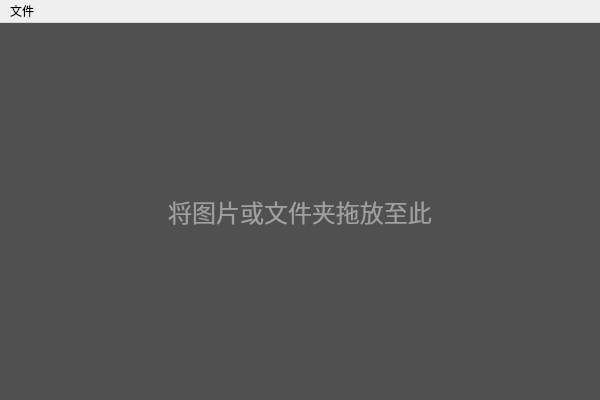
<?xml version="1.0" encoding="UTF-8"?>
<ui version="4.0">
 <class>ComicCutterClass</class>
 <widget class="QMainWindow" name="ComicCutterClass">
  <property name="geometry">
   <rect>
    <x>0</x>
    <y>0</y>
    <width>600</width>
    <height>400</height>
   </rect>
  </property>
  <property name="windowTitle">
   <string>ComicCutter</string>
  </property>
  <widget class="QWidget" name="centralWidget">
   <property name="styleSheet">
    <string notr="true">background: rgb(80, 80, 80);</string>
   </property>
   <layout class="QVBoxLayout" name="verticalLayout">
    <item>
     <widget class="QLabel" name="hintLabel">
      <property name="font">
       <font>
        <family>微软雅黑 Light</family>
        <pointsize>18</pointsize>
       </font>
      </property>
      <property name="styleSheet">
       <string notr="true">color: rgb(160, 160, 160);
</string>
      </property>
      <property name="text">
       <string>将图片或文件夹拖放至此</string>
      </property>
      <property name="alignment">
       <set>Qt::AlignCenter</set>
      </property>
     </widget>
    </item>
   </layout>
  </widget>
  <widget class="QMenuBar" name="menuBar">
   <property name="geometry">
    <rect>
     <x>0</x>
     <y>0</y>
     <width>600</width>
     <height>23</height>
    </rect>
   </property>
   <widget class="QMenu" name="menu">
    <property name="title">
     <string>文件</string>
    </property>
    <addaction name="actionExit"/>
   </widget>
   <addaction name="menu"/>
  </widget>
  <action name="actionExit">
   <property name="text">
    <string>退出</string>
   </property>
  </action>
  <action name="actionStart">
   <property name="text">
    <string>开始</string>
   </property>
  </action>
 </widget>
 <layoutdefault spacing="6" margin="11"/>
 <resources>
  <include location="../Resources/ComicCutter.qrc"/>
 </resources>
 <connections/>
</ui>
